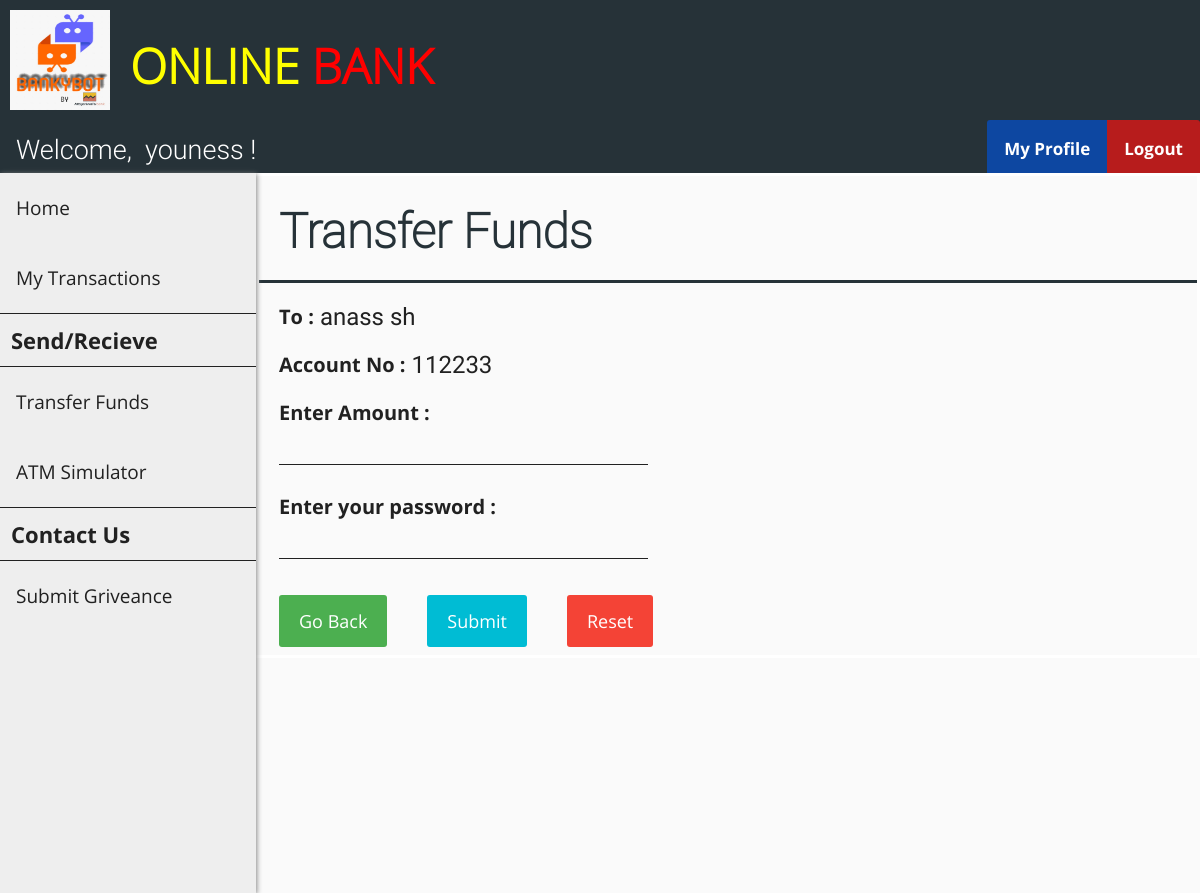
/send_funds.php?cust_id=2 (signed in), run on the app's committed database.
### tables this page shows
CREATE TABLE `customer` (
  `cust_id` int(11) NOT NULL,
  `first_name` varchar(30) DEFAULT NULL,
  `last_name` varchar(30) DEFAULT NULL,
  `gender` varchar(10) DEFAULT NULL,
  `dob` date DEFAULT NULL,
  `aadhar_no` int(11) DEFAULT NULL,
  `email` varchar(30) DEFAULT NULL,
  `phone_no` varchar(20) DEFAULT NULL,
  `address` varchar(255) DEFAULT NULL,
  `branch` varchar(30) DEFAULT NULL,
  `account_no` int(11) DEFAULT NULL,
  `pin` int(4) DEFAULT NULL,
  `uname` varchar(30) DEFAULT NULL,
  `pwd` varchar(30) DEFAULT NULL
);

### send_funds.php (the view, shortened to what this page needs)
<?php
    include "header.php";
    include "customer_navbar.php";
    include "customer_sidebar.php";
    if (isset($_GET['cust_id'])) {
        $id = $_GET['cust_id'];
    }
    $sql0 = "SELECT * FROM customer WHERE cust_id=".$id;
    $result0 = $conn->query($sql0);
    $row0 = $result0->fetch_assoc();
?>
<!DOCTYPE html>
<html>
<head>
    <link rel="stylesheet" href="customer_add_style.css">
</head>
<body>
    <form class="add_customer_form" action="send_funds_action.php?cust_id=<?php echo $id ?>" method="post">
        <div class="flex-container-form_header">
            <h1 id="form_header">Transfer Funds</h1>
        </div>
        <div class="flex-container">
            <div class=container>
                <label>
                    To : <label id="info_label">
                        <?php echo $row0["first_name"]." ".$row0["last_name"] ?>
                    </label>
                </label>
            </div>
        </div>
        <div class="flex-container">
            <div class=container>
                <label>Account No : <label id="info_label"><?php echo $row0["account_no"] ?></label></label>
            </div>
        </div>
        <div class="flex-container">
            <div class=container>
                <label>Enter Amount :</label><br>
                <input name="amt" size="24" type="text" required />
            </div>
        </div>
        <div class="flex-container">
            <div  class=container>
                <label>Enter your password :</b></label><br>
                <input name="password" size="24" type="password" required />
            </div>
        </div>
        <div class="flex-container">
            <div class="container">
                <a href="/beneficiary.php" class="button">Go Back</a>
            </div>
            <div class="container">
                <button type="submit">Submit</button>
            </div>
            <div class="container">
                <button type="reset" class="reset" onclick="return confirmReset();">Reset</button>
            </div>
        </div>
    </form>
</body>
</html>

### customer_navbar.php (shortened to what this page needs)
<?php
    include "connect.php";
    if (isset($_SESSION['loggedIn_cust_id'])) {
        $sql0 = "SELECT * FROM customer WHERE cust_id=".$_SESSION['loggedIn_cust_id'];
        $result = $conn->query($sql0);
        $row = $result->fetch_assoc();
    }
?>
<!DOCTYPE html>
<html>
<head>
    <link rel="stylesheet" href="user_navbar_style.css">
</head>
<body>
    <div class="nav-wrapper">
        <div class="topnav" id="theTopNav">
            <a id="user">Welcome, &nbsp<?php echo $row["first_name"]; ?> !</a>
            <a id="logout" href="./logout_action.php" onclick="return confirm('Are you sure?')">Logout</a>
            <a id="profile" href="./customer_profile.php">My Profile</a>
        </div>
    </div>
</body>
</html>

### header_style.css (style rules this page uses)
body { margin: 0; padding: 0; background-color: #FAFAFA; }
h1 { font-family: OpenSans-Light; color: white; font-size: 3rem; line-height: 3rem; margin-top: calc((1.5rem - 2rem) + 2.5rem); margin-bottom: 1.5rem; }

### user_navbar_style.css (style rules this page uses)
.nav-wrapper { height: 53px; background: #333; }
.nav-wrapper .topnav { background-color: #263238; overflow: hidden; height: 53px; }
.topnav a[id="user"] { float: left; display: block; color: white; text-align: center; padding: 14px 16px; text-decoration: none; font-size: 27px; font-family: Roboto-Light; }
.topnav a[id="profile"] { float: right; display: block; color: white; text-align: center; padding: 17px 17px; text-decoration: none; font-size: 17px; font-family: OpenSans-Bold; background-color: #0D47A1; border-top-left-radius: 3px; }
.topnav a[id="logout"] { float: right; display: block; color: white; text-align: center; padding: 17px 17px; text-decoration: none; font-size: 17px; font-family: OpenSans-Bold; background-color: #b71c1c; border-top-right-radius: 3px; }

### customer_add_style.css (style rules this page uses)
.flex-container { display: -webkit-flex; display: flex; margin-left: 256px; width: auto; height: auto; -webkit-flex-wrap: wrap; flex-wrap: wrap; background-color: #FAFAFA; }
.flex-container-form_header { display: -webkit-flex; display: flex; margin-left: 256px; width: auto; height: auto; background-color: #FAFAFA; border-bottom: 3px solid #263238; }
h1[id="form_header"] { margin-left: 20px; font-family: Roboto-Thin; color: #263238; }
form { border: 3px solid white; width: inherit; margin-left: 0px; }
label { display: block; float: left; color: #212121; font-family: OpenSans-Bold; font-size: 20px; }
label[id="info_label"] { display: block; float: right; margin-left: 6px; font-family: Roboto-Regular; color: #212121; font-size: 24px; }
input[type=text], input[type=password] { font-family: Roboto-Regular; color: #212121; font-size: 24px; width: auto; margin: 8px 0; padding: 1px 1px; border: 0; border-bottom: 1px solid #212121; box-sizing: border-box; background-color: transparent; }
.container { margin-top: 20px; margin-left: 20px; margin-right: 20px; float: left; display: inline-block; }
button { font-family: OpenSans-Regular; font-size: 18px; background-color: #00BCD4; color: white; padding: 14px 20px; margin: 8px 0; border: none; cursor: pointer; width: 100%; border-radius: 3px; }
.button { background-color: #4CAF50; border: none; color: white; font-family: OpenSans-Regular; font-size: 18px; padding: 14px 20px; margin: 8px 0; text-align: center; text-decoration: none; display: inline-block; border-radius: 3px; cursor: pointer; }
.reset { width: auto; background-color: #f44336; }

### data on the page
customer: first_name "youness"
customer: first_name "anass", last_name "sh", account_no "112233"
